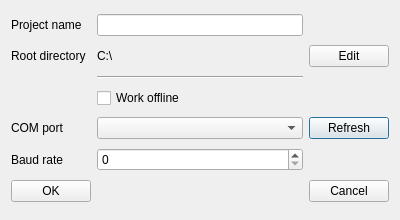
<?xml version="1.0" encoding="UTF-8"?>
<ui version="4.0">
 <class>NewProjectDialog</class>
 <widget class="QDialog" name="NewProjectDialog">
  <property name="geometry">
   <rect>
    <x>0</x>
    <y>0</y>
    <width>400</width>
    <height>220</height>
   </rect>
  </property>
  <property name="windowTitle">
   <string>Create a new project</string>
  </property>
  <layout class="QGridLayout" name="gridLayout">
   <item row="4" column="1">
    <widget class="QComboBox" name="comBox"/>
   </item>
   <item row="4" column="0">
    <widget class="QLabel" name="comLabel">
     <property name="text">
      <string>COM port</string>
     </property>
    </widget>
   </item>
   <item row="5" column="0">
    <widget class="QLabel" name="baudrateLabel">
     <property name="text">
      <string>Baud rate</string>
     </property>
    </widget>
   </item>
   <item row="0" column="0">
    <widget class="QLabel" name="projectLabel">
     <property name="text">
      <string>Project name</string>
     </property>
    </widget>
   </item>
   <item row="1" column="1">
    <widget class="QLabel" name="rootValue">
     <property name="text">
      <string>C:\</string>
     </property>
    </widget>
   </item>
   <item row="5" column="1">
    <widget class="QSpinBox" name="baudrateBox"/>
   </item>
   <item row="2" column="1">
    <widget class="Line" name="line">
     <property name="orientation">
      <enum>Qt::Horizontal</enum>
     </property>
    </widget>
   </item>
   <item row="4" column="2">
    <widget class="QPushButton" name="comRefreshButton">
     <property name="text">
      <string>Refresh</string>
     </property>
    </widget>
   </item>
   <item row="1" column="2">
    <widget class="QPushButton" name="editDirButton">
     <property name="text">
      <string>Edit</string>
     </property>
    </widget>
   </item>
   <item row="0" column="1">
    <widget class="QLineEdit" name="projectEdit"/>
   </item>
   <item row="1" column="0">
    <widget class="QLabel" name="rootLabel">
     <property name="text">
      <string>Root directory</string>
     </property>
    </widget>
   </item>
   <item row="3" column="1">
    <widget class="QCheckBox" name="offlineBox">
     <property name="text">
      <string>Work offline</string>
     </property>
    </widget>
   </item>
   <item row="6" column="0">
    <widget class="QPushButton" name="okButton">
     <property name="text">
      <string>OK</string>
     </property>
    </widget>
   </item>
   <item row="6" column="2">
    <widget class="QPushButton" name="cancelButton">
     <property name="text">
      <string>Cancel</string>
     </property>
    </widget>
   </item>
  </layout>
 </widget>
 <resources/>
 <connections/>
</ui>
